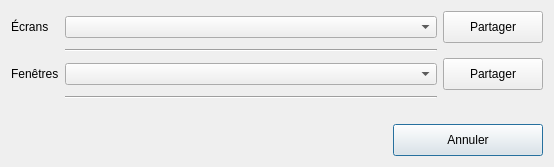
<?xml version="1.0" encoding="UTF-8"?>
<ui version="4.0">
 <class>DesktopShareDialog</class>
 <widget class="QDialog" name="DesktopShareDialog">
  <property name="geometry">
   <rect>
    <x>0</x>
    <y>0</y>
    <width>554</width>
    <height>167</height>
   </rect>
  </property>
  <property name="windowTitle">
   <string>Partage d'écran</string>
  </property>
  <property name="windowIcon">
   <iconset resource="../../resources/TeraClient.qrc">
    <normaloff>:/icons/OpenTeraPlus.ico</normaloff>:/icons/OpenTeraPlus.ico</iconset>
  </property>
  <property name="modal">
   <bool>true</bool>
  </property>
  <layout class="QVBoxLayout" name="verticalLayout">
   <item>
    <layout class="QGridLayout" name="gridLayout">
     <item row="2" column="0">
      <widget class="QLabel" name="label_2">
       <property name="sizePolicy">
        <sizepolicy hsizetype="Maximum" vsizetype="Preferred">
         <horstretch>0</horstretch>
         <verstretch>0</verstretch>
        </sizepolicy>
       </property>
       <property name="text">
        <string>Fenêtres</string>
       </property>
      </widget>
     </item>
     <item row="2" column="2">
      <widget class="QPushButton" name="btnShareWindow">
       <property name="sizePolicy">
        <sizepolicy hsizetype="Maximum" vsizetype="Fixed">
         <horstretch>0</horstretch>
         <verstretch>0</verstretch>
        </sizepolicy>
       </property>
       <property name="minimumSize">
        <size>
         <width>100</width>
         <height>32</height>
        </size>
       </property>
       <property name="cursor">
        <cursorShape>PointingHandCursor</cursorShape>
       </property>
       <property name="text">
        <string>Partager</string>
       </property>
       <property name="icon">
        <iconset resource="../../resources/TeraClient.qrc">
         <normaloff>:/icons/join.png</normaloff>:/icons/join.png</iconset>
       </property>
       <property name="iconSize">
        <size>
         <width>24</width>
         <height>24</height>
        </size>
       </property>
      </widget>
     </item>
     <item row="0" column="2">
      <widget class="QPushButton" name="btnShareScreen">
       <property name="sizePolicy">
        <sizepolicy hsizetype="Maximum" vsizetype="Fixed">
         <horstretch>0</horstretch>
         <verstretch>0</verstretch>
        </sizepolicy>
       </property>
       <property name="minimumSize">
        <size>
         <width>100</width>
         <height>32</height>
        </size>
       </property>
       <property name="cursor">
        <cursorShape>PointingHandCursor</cursorShape>
       </property>
       <property name="text">
        <string>Partager</string>
       </property>
       <property name="icon">
        <iconset resource="../../resources/TeraClient.qrc">
         <normaloff>:/icons/join.png</normaloff>:/icons/join.png</iconset>
       </property>
       <property name="iconSize">
        <size>
         <width>24</width>
         <height>24</height>
        </size>
       </property>
      </widget>
     </item>
     <item row="1" column="1">
      <widget class="Line" name="line">
       <property name="orientation">
        <enum>Qt::Orientation::Horizontal</enum>
       </property>
      </widget>
     </item>
     <item row="0" column="0">
      <widget class="QLabel" name="label">
       <property name="sizePolicy">
        <sizepolicy hsizetype="Maximum" vsizetype="Preferred">
         <horstretch>0</horstretch>
         <verstretch>0</verstretch>
        </sizepolicy>
       </property>
       <property name="text">
        <string>Écrans</string>
       </property>
      </widget>
     </item>
     <item row="0" column="1">
      <widget class="QComboBox" name="cmbScreens"/>
     </item>
     <item row="2" column="1">
      <widget class="QComboBox" name="cmbWindows"/>
     </item>
     <item row="3" column="1">
      <widget class="Line" name="line_2">
       <property name="orientation">
        <enum>Qt::Orientation::Horizontal</enum>
       </property>
      </widget>
     </item>
    </layout>
   </item>
   <item>
    <spacer name="verticalSpacer">
     <property name="orientation">
      <enum>Qt::Orientation::Vertical</enum>
     </property>
     <property name="sizeHint" stdset="0">
      <size>
       <width>20</width>
       <height>40</height>
      </size>
     </property>
    </spacer>
   </item>
   <item>
    <layout class="QHBoxLayout" name="horizontalLayout">
     <item>
      <spacer name="horizontalSpacer">
       <property name="orientation">
        <enum>Qt::Orientation::Horizontal</enum>
       </property>
       <property name="sizeHint" stdset="0">
        <size>
         <width>40</width>
         <height>20</height>
        </size>
       </property>
      </spacer>
     </item>
     <item>
      <widget class="QPushButton" name="btnCancel">
       <property name="minimumSize">
        <size>
         <width>150</width>
         <height>32</height>
        </size>
       </property>
       <property name="cursor">
        <cursorShape>PointingHandCursor</cursorShape>
       </property>
       <property name="text">
        <string>Annuler</string>
       </property>
       <property name="default">
        <bool>true</bool>
       </property>
      </widget>
     </item>
    </layout>
   </item>
  </layout>
 </widget>
 <resources>
  <include location="../../resources/TeraClient.qrc"/>
 </resources>
 <connections/>
</ui>
